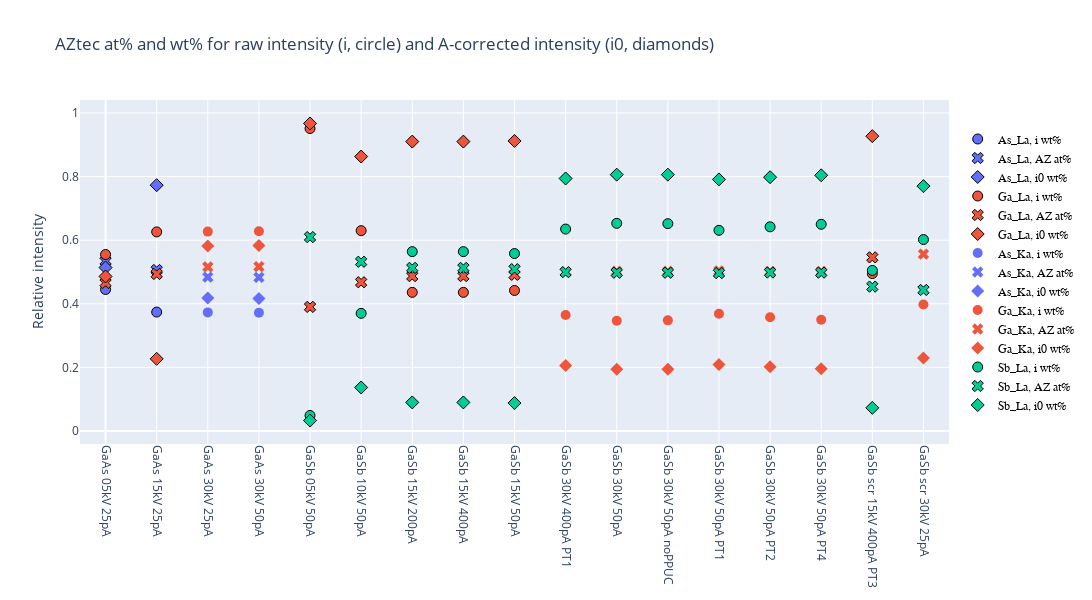

Notebook code for this chart:
### Code cell
fig = go.Figure()
legends = []
for i in range(len(x)):
    # col = colors[lines_list_plotting.index(line[i])]
    col = colors[elements_list_plotting.index(df['Element'][i])]
    showlegend = False if line[i] in legends else True
    marker_line_width = 1 if ("La" in line[i]) else 0
    fig.add_scatter(x=[x[i]], y=[df['i/i_sum'][i]], mode='markers', name=f'{line[i]}, i wt%', legendgroup=line[i], showlegend=showlegend,
                    marker=dict(size=10, color=col, symbol='circle', line=dict(color='Black', width=marker_line_width)))
    fig.add_scatter(x=[x[i]], y=[y2[i]], mode='markers', name=f'{line[i]}, AZ at%', marker_symbol='x', legendgroup=line[i], showlegend=showlegend,
                    marker=dict(size=10, color=col, line=dict(color='Black', width=marker_line_width)))
    fig.add_scatter(x=[x[i]], y=[df['i0/i0_sum'][i]], mode='markers', name=f'{line[i]}, i0 wt%', marker_symbol='diamond', legendgroup=line[i], showlegend=showlegend,
                    marker=dict(size=10, color=col, line=dict(color='Black', width=marker_line_width)))
    legends.append(f'{line[i]}')

# x ticks are the filenames
fig.update_xaxes(tickvals=df['x'].unique(), ticktext=df['Name'].unique(), tickangle=90, range=[-0.5, len(df['x'].unique())-0.5])
# fig.update_yaxes(range=[0.33, 0.67])
fig.update_layout(title='AZtec at% and wt% for raw intensity (i, circle) and A-corrected intensity (i0, diamonds)', yaxis_title='Relative intensity')
fig.update_layout(height=600, width=1200)
fig.update_layout(legend=dict(x=1.01, y=0.5, traceorder='normal', font=dict(family='sans-serif', size=12, color='black'))) 
fig.show()

### Figure 1 — Plotly figure (JSON) as saved in the notebook; plotly's stock layout.template omitted (floating-point values rounded to 4 significant figures)
{"data": [{"legendgroup": "As_La", "marker": {"color": "#636EFA", "line": {"color": "Black", "width": 1}, "size": 10, "symbol": "circle"}, "mode": "markers", "name": "As_La, i wt%", "showlegend": true, "type": "scatter", "x": [0], "y": [0.445]}, {"legendgroup": "As_La", "marker": {"color": "#636EFA", "line": {"color": "Black", "width": 1}, "size": 10, "symbol": "x"}, "mode": "markers", "name": "As_La, AZ at%", "showlegend": true, "type": "scatter", "x": [0], "y": [0.5342]}, {"legendgroup": "As_La", "marker": {"color": "#636EFA", "line": {"color": "Black", "width": 1}, "size": 10, "symbol": "diamond"}, "mode": "markers", "name": "As_La, i0 wt%", "showlegend": true, "type": "scatter", "x": [0], "y": [0.514]}, {"legendgroup": "Ga_La", "marker": {"color": "#EF553B", "line": {"color": "Black", "width": 1}, "size": 10, "symbol": "circle"}, "mode": "markers", "name": "Ga_La, i wt%", "showlegend": true, "type": "scatter", "x": [0], "y": [0.555]}, {"legendgroup": "Ga_La", "marker": {"color": "#EF553B", "line": {"color": "Black", "width": 1}, "size": 10, "symbol": "x"}, "mode": "markers", "name": "Ga_La, AZ at%", "showlegend": true, "type": "scatter", "x": [0], "y": [0.4658]}, {"legendgroup": "Ga_La", "marker": {"color": "#EF553B", "line": {"color": "Black", "width": 1}, "size": 10, "symbol": "diamond"}, "mode": "markers", "name": "Ga_La, i0 wt%", "showlegend": true, "type": "scatter", "x": [0], "y": [0.486]}, {"legendgroup": "As_La", "marker": {"color": "#636EFA", "line": {"color": "Black", "width": 1}, "size": 10, "symbol": "circle"}, "mode": "markers", "name": "As_La, i wt%", "showlegend": false, "type": "scatter", "x": [1], "y": [0.374]}, {"legendgroup": "As_La", "marker": {"color": "#636EFA", "line": {"color": "Black", "width": 1}, "size": 10, "symbol": "x"}, "mode": "markers", "name": "As_La, AZ at%", "showlegend": false, "type": "scatter", "x": [1], "y": [0.5062]}, {"legendgroup": "As_La", "marker": {"color": "#636EFA", "line": {"color": "Black", "width": 1}, "size": 10, "symbol": "diamond"}, "mode": "markers", "name": "As_La, i0 wt%", "showlegend": false, "type": "scatter", "x": [1], "y": [0.773]}, {"legendgroup": "Ga_La", "marker": {"color": "#EF553B", "line": {"color": "Black", "width": 1}, "size": 10, "symbol": "circle"}, "mode": "markers", "name": "Ga_La, i wt%", "showlegend": false, "type": "scatter", "x": [1], "y": [0.626]}, {"legendgroup": "Ga_La", "marker": {"color": "#EF553B", "line": {"color": "Black", "width": 1}, "size": 10, "symbol": "x"}, "mode": "markers", "name": "Ga_La, AZ at%", "showlegend": false, "type": "scatter", "x": [1], "y": [0.4938]}, {"legendgroup": "Ga_La", "marker": {"color": "#EF553B", "line": {"color": "Black", "width": 1}, "size": 10, "symbol": "diamond"}, "mode": "markers", "name": "Ga_La, i0 wt%", "showlegend": false, "type": "scatter", "x": [1], "y": [0.227]}, {"legendgroup": "As_Ka", "marker": {"color": "#636EFA", "line": {"color": "Black", "width": 0}, "size": 10, "symbol": "circle"}, "mode": "markers", "name": "As_Ka, i wt%", "showlegend": true, "type": "scatter", "x": [2], "y": [0.373]}, {"legendgroup": "As_Ka", "marker": {"color": "#636EFA", "line": {"color": "Black", "width": 0}, "size": 10, "symbol": "x"}, "mode": "markers", "name": "As_Ka, AZ at%", "showlegend": true, "type": "scatter", "x": [2], "y": [0.4841]}, {"legendgroup": "As_Ka", "marker": {"color": "#636EFA", "line": {"color": "Black", "width": 0}, "size": 10, "symbol": "diamond"}, "mode": "markers", "name": "As_Ka, i0 wt%", "showlegend": true, "type": "scatter", "x": [2], "y": [0.418]}, {"legendgroup": "Ga_Ka", "marker": {"color": "#EF553B", "line": {"color": "Black", "width": 0}, "size": 10, "symbol": "circle"}, "mode": "markers", "name": "Ga_Ka, i wt%", "showlegend": true, "type": "scatter", "x": [2], "y": [0.627]}, {"legendgroup": "Ga_Ka", "marker": {"color": "#EF553B", "line": {"color": "Black", "width": 0}, "size": 10, "symbol": "x"}, "mode": "markers", "name": "Ga_Ka, AZ at%", "showlegend": true, "type": "scatter", "x": [2], "y": [0.5159]}, {"legendgroup": "Ga_Ka", "marker": {"color": "#EF553B", "line": {"color": "Black", "width": 0}, "size": 10, "symbol": "diamond"}, "mode": "markers", "name": "Ga_Ka, i0 wt%", "showlegend": true, "type": "scatter", "x": [2], "y": [0.582]}, {"legendgroup": "As_Ka", "marker": {"color": "#636EFA", "line": {"color": "Black", "width": 0}, "size": 10, "symbol": "circle"}, "mode": "markers", "name": "As_Ka, i wt%", "showlegend": false, "type": "scatter", "x": [3], "y": [0.372]}, {"legendgroup": "As_Ka", "marker": {"color": "#636EFA", "line": {"color": "Black", "width": 0}, "size": 10, "symbol": "x"}, "mode": "markers", "name": "As_Ka, AZ at%", "showlegend": false, "type": "scatter", "x": [3], "y": [0.4831]}, {"legendgroup": "As_Ka", "marker": {"color": "#636EFA", "line": {"color": "Black", "width": 0}, "size": 10, "symbol": "diamond"}, "mode": "markers", "name": "As_Ka, i0 wt%", "showlegend": false, "type": "scatter", "x": [3], "y": [0.417]}, {"legendgroup": "Ga_Ka", "marker": {"color": "#EF553B", "line": {"color": "Black", "width": 0}, "size": 10, "symbol": "circle"}, "mode": "markers", "name": "Ga_Ka, i wt%", "showlegend": false, "type": "scatter", "x": [3], "y": [0.628]}, {"legendgroup": "Ga_Ka", "marker": {"color": "#EF553B", "line": {"color": "Black", "width": 0}, "size": 10, "symbol": "x"}, "mode": "markers", "name": "Ga_Ka, AZ at%", "showlegend": false, "type": "scatter", "x": [3], "y": [0.5169]}, {"legendgroup": "Ga_Ka", "marker": {"color": "#EF553B", "line": {"color": "Black", "width": 0}, "size": 10, "symbol": "diamond"}, "mode": "markers", "name": "Ga_Ka, i0 wt%", "showlegend": false, "type": "scatter", "x": [3], "y": [0.583]}, {"legendgroup": "Ga_La", "marker": {"color": "#EF553B", "line": {"color": "Black", "width": 1}, "size": 10, "symbol": "circle"}, "mode": "markers", "name": "Ga_La, i wt%", "showlegend": false, "type": "scatter", "x": [4], "y": [0.951]}, {"legendgroup": "Ga_La", "marker": {"color": "#EF553B", "line": {"color": "Black", "width": 1}, "size": 10, "symbol": "x"}, "mode": "markers", "name": "Ga_La, AZ at%", "showlegend": false, "type": "scatter", "x": [4], "y": [0.3903]}, {"legendgroup": "Ga_La", "marker": {"color": "#EF553B", "line": {"color": "Black", "width": 1}, "size": 10, "symbol": "diamond"}, "mode": "markers", "name": "Ga_La, i0 wt%", "showlegend": false, "type": "scatter", "x": [4], "y": [0.967]}, {"legendgroup": "Sb_La", "marker": {"color": "#00CC96", "line": {"color": "Black", "width": 1}, "size": 10, "symbol": "circle"}, "mode": "markers", "name": "Sb_La, i wt%", "showlegend": true, "type": "scatter", "x": [4], "y": [0.049]}, {"legendgroup": "Sb_La", "marker": {"color": "#00CC96", "line": {"color": "Black", "width": 1}, "size": 10, "symbol": "x"}, "mode": "markers", "name": "Sb_La, AZ at%", "showlegend": true, "type": "scatter", "x": [4], "y": [0.6097]}, {"legendgroup": "Sb_La", "marker": {"color": "#00CC96", "line": {"color": "Black", "width": 1}, "size": 10, "symbol": "diamond"}, "mode": "markers", "name": "Sb_La, i0 wt%", "showlegend": true, "type": "scatter", "x": [4], "y": [0.033]}, {"legendgroup": "Ga_La", "marker": {"color": "#EF553B", "line": {"color": "Black", "width": 1}, "size": 10, "symbol": "circle"}, "mode": "markers", "name": "Ga_La, i wt%", "showlegend": false, "type": "scatter", "x": [5], "y": [0.63]}, {"legendgroup": "Ga_La", "marker": {"color": "#EF553B", "line": {"color": "Black", "width": 1}, "size": 10, "symbol": "x"}, "mode": "markers", "name": "Ga_La, AZ at%", "showlegend": false, "type": "scatter", "x": [5], "y": [0.4678]}, {"legendgroup": "Ga_La", "marker": {"color": "#EF553B", "line": {"color": "Black", "width": 1}, "size": 10, "symbol": "diamond"}, "mode": "markers", "name": "Ga_La, i0 wt%", "showlegend": false, "type": "scatter", "x": [5], "y": [0.863]}, {"legendgroup": "Sb_La", "marker": {"color": "#00CC96", "line": {"color": "Black", "width": 1}, "size": 10, "symbol": "circle"}, "mode": "markers", "name": "Sb_La, i wt%", "showlegend": false, "type": "scatter", "x": [5], "y": [0.37]}, {"legendgroup": "Sb_La", "marker": {"color": "#00CC96", "line": {"color": "Black", "width": 1}, "size": 10, "symbol": "x"}, "mode": "markers", "name": "Sb_La, AZ at%", "showlegend": false, "type": "scatter", "x": [5], "y": [0.5322]}, {"legendgroup": "Sb_La", "marker": {"color": "#00CC96", "line": {"color": "Black", "width": 1}, "size": 10, "symbol": "diamond"}, "mode": "markers", "name": "Sb_La, i0 wt%", "showlegend": false, "type": "scatter", "x": [5], "y": [0.137]}, {"legendgroup": "Ga_La", "marker": {"color": "#EF553B", "line": {"color": "Black", "width": 1}, "size": 10, "symbol": "circle"}, "mode": "markers", "name": "Ga_La, i wt%", "showlegend": false, "type": "scatter", "x": [6], "y": [0.436]}, {"legendgroup": "Ga_La", "marker": {"color": "#EF553B", "line": {"color": "Black", "width": 1}, "size": 10, "symbol": "x"}, "mode": "markers", "name": "Ga_La, AZ at%", "showlegend": false, "type": "scatter", "x": [6], "y": [0.4871]}, {"legendgroup": "Ga_La", "marker": {"color": "#EF553B", "line": {"color": "Black", "width": 1}, "size": 10, "symbol": "diamond"}, "mode": "markers", "name": "Ga_La, i0 wt%", "showlegend": false, "type": "scatter", "x": [6], "y": [0.91]}, {"legendgroup": "Sb_La", "marker": {"color": "#00CC96", "line": {"color": "Black", "width": 1}, "size": 10, "symbol": "circle"}, "mode": "markers", "name": "Sb_La, i wt%", "showlegend": false, "type": "scatter", "x": [6], "y": [0.564]}, {"legendgroup": "Sb_La", "marker": {"color": "#00CC96", "line": {"color": "Black", "width": 1}, "size": 10, "symbol": "x"}, "mode": "markers", "name": "Sb_La, AZ at%", "showlegend": false, "type": "scatter", "x": [6], "y": [0.5129]}, {"legendgroup": "Sb_La", "marker": {"color": "#00CC96", "line": {"color": "Black", "width": 1}, "size": 10, "symbol": "diamond"}, "mode": "markers", "name": "Sb_La, i0 wt%", "showlegend": false, "type": "scatter", "x": [6], "y": [0.09]}, {"legendgroup": "Ga_La", "marker": {"color": "#EF553B", "line": {"color": "Black", "width": 1}, "size": 10, "symbol": "circle"}, "mode": "markers", "name": "Ga_La, i wt%", "showlegend": false, "type": "scatter", "x": [7], "y": [0.436]}, {"legendgroup": "Ga_La", "marker": {"color": "#EF553B", "line": {"color": "Black", "width": 1}, "size": 10, "symbol": "x"}, "mode": "markers", "name": "Ga_La, AZ at%", "showlegend": false, "type": "scatter", "x": [7], "y": [0.4872]}, {"legendgroup": "Ga_La", "marker": {"color": "#EF553B", "line": {"color": "Black", "width": 1}, "size": 10, "symbol": "diamond"}, "mode": "markers", "name": "Ga_La, i0 wt%", "showlegend": false, "type": "scatter", "x": [7], "y": [0.91]}, {"legendgroup": "Sb_La", "marker": {"color": "#00CC96", "line": {"color": "Black", "width": 1}, "size": 10, "symbol": "circle"}, "mode": "markers", "name": "Sb_La, i wt%", "showlegend": false, "type": "scatter", "x": [7], "y": [0.564]}, {"legendgroup": "Sb_La", "marker": {"color": "#00CC96", "line": {"color": "Black", "width": 1}, "size": 10, "symbol": "x"}, "mode": "markers", "name": "Sb_La, AZ at%", "showlegend": false, "type": "scatter", "x": [7], "y": [0.5128]}, {"legendgroup": "Sb_La", "marker": {"color": "#00CC96", "line": {"color": "Black", "width": 1}, "size": 10, "symbol": "diamond"}, "mode": "markers", "name": "Sb_La, i0 wt%", "showlegend": false, "type": "scatter", "x": [7], "y": [0.09]}, {"legendgroup": "Ga_La", "marker": {"color": "#EF553B", "line": {"color": "Black", "width": 1}, "size": 10, "symbol": "circle"}, "mode": "markers", "name": "Ga_La, i wt%", "showlegend": false, "type": "scatter", "x": [8], "y": [0.442]}, {"legendgroup": "Ga_La", "marker": {"color": "#EF553B", "line": {"color": "Black", "width": 1}, "size": 10, "symbol": "x"}, "mode": "markers", "name": "Ga_La, AZ at%", "showlegend": false, "type": "scatter", "x": [8], "y": [0.4911]}, {"legendgroup": "Ga_La", "marker": {"color": "#EF553B", "line": {"color": "Black", "width": 1}, "size": 10, "symbol": "diamond"}, "mode": "markers", "name": "Ga_La, i0 wt%", "showlegend": false, "type": "scatter", "x": [8], "y": [0.912]}, {"legendgroup": "Sb_La", "marker": {"color": "#00CC96", "line": {"color": "Black", "width": 1}, "size": 10, "symbol": "circle"}, "mode": "markers", "name": "Sb_La, i wt%", "showlegend": false, "type": "scatter", "x": [8], "y": [0.558]}, {"legendgroup": "Sb_La", "marker": {"color": "#00CC96", "line": {"color": "Black", "width": 1}, "size": 10, "symbol": "x"}, "mode": "markers", "name": "Sb_La, AZ at%", "showlegend": false, "type": "scatter", "x": [8], "y": [0.5089]}, {"legendgroup": "Sb_La", "marker": {"color": "#00CC96", "line": {"color": "Black", "width": 1}, "size": 10, "symbol": "diamond"}, "mode": "markers", "name": "Sb_La, i0 wt%", "showlegend": false, "type": "scatter", "x": [8], "y": [0.088]}, {"legendgroup": "Ga_Ka", "marker": {"color": "#EF553B", "line": {"color": "Black", "width": 0}, "size": 10, "symbol": "circle"}, "mode": "markers", "name": "Ga_Ka, i wt%", "showlegend": false, "type": "scatter", "x": [9], "y": [0.365]}, {"legendgroup": "Ga_Ka", "marker": {"color": "#EF553B", "line": {"color": "Black", "width": 0}, "size": 10, "symbol": "x"}, "mode": "markers", "name": "Ga_Ka, AZ at%", "showlegend": false, "type": "scatter", "x": [9], "y": [0.5004]}, {"legendgroup": "Ga_Ka", "marker": {"color": "#EF553B", "line": {"color": "Black", "width": 0}, "size": 10, "symbol": "diamond"}, "mode": "markers", "name": "Ga_Ka, i0 wt%", "showlegend": false, "type": "scatter", "x": [9], "y": [0.206]}, {"legendgroup": "Sb_La", "marker": {"color": "#00CC96", "line": {"color": "Black", "width": 1}, "size": 10, "symbol": "circle"}, "mode": "markers", "name": "Sb_La, i wt%", "showlegend": false, "type": "scatter", "x": [9], "y": [0.635]}, {"legendgroup": "Sb_La", "marker": {"color": "#00CC96", "line": {"color": "Black", "width": 1}, "size": 10, "symbol": "x"}, "mode": "markers", "name": "Sb_La, AZ at%", "showlegend": false, "type": "scatter", "x": [9], "y": [0.4996]}, {"legendgroup": "Sb_La", "marker": {"color": "#00CC96", "line": {"color": "Black", "width": 1}, "size": 10, "symbol": "diamond"}, "mode": "markers", "name": "Sb_La, i0 wt%", "showlegend": false, "type": "scatter", "x": [9], "y": [0.794]}, {"legendgroup": "Ga_Ka", "marker": {"color": "#EF553B", "line": {"color": "Black", "width": 0}, "size": 10, "symbol": "circle"}, "mode": "markers", "name": "Ga_Ka, i wt%", "showlegend": false, "type": "scatter", "x": [10], "y": [0.347]}, {"legendgroup": "Ga_Ka", "marker": {"color": "#EF553B", "line": {"color": "Black", "width": 0}, "size": 10, "symbol": "x"}, "mode": "markers", "name": "Ga_Ka, AZ at%", "showlegend": false, "type": "scatter", "x": [10], "y": [0.5023]}, {"legendgroup": "Ga_Ka", "marker": {"color": "#EF553B", "line": {"color": "Black", "width": 0}, "size": 10, "symbol": "diamond"}, "mode": "markers", "name": "Ga_Ka, i0 wt%", "showlegend": false, "type": "scatter", "x": [10], "y": [0.194]}, {"legendgroup": "Sb_La", "marker": {"color": "#00CC96", "line": {"color": "Black", "width": 1}, "size": 10, "symbol": "circle"}, "mode": "markers", "name": "Sb_La, i wt%", "showlegend": false, "type": "scatter", "x": [10], "y": [0.653]}, {"legendgroup": "Sb_La", "marker": {"color": "#00CC96", "line": {"color": "Black", "width": 1}, "size": 10, "symbol": "x"}, "mode": "markers", "name": "Sb_La, AZ at%", "showlegend": false, "type": "scatter", "x": [10], "y": [0.4977]}, {"legendgroup": "Sb_La", "marker": {"color": "#00CC96", "line": {"color": "Black", "width": 1}, "size": 10, "symbol": "diamond"}, "mode": "markers", "name": "Sb_La, i0 wt%", "showlegend": false, "type": "scatter", "x": [10], "y": [0.806]}, {"legendgroup": "Ga_Ka", "marker": {"color": "#EF553B", "line": {"color": "Black", "width": 0}, "size": 10, "symbol": "circle"}, "mode": "markers", "name": "Ga_Ka, i wt%", "showlegend": false, "type": "scatter", "x": [11], "y": [0.348]}, {"legendgroup": "Ga_Ka", "marker": {"color": "#EF553B", "line": {"color": "Black", "width": 0}, "size": 10, "symbol": "x"}, "mode": "markers", "name": "Ga_Ka, AZ at%", "showlegend": false, "type": "scatter", "x": [11], "y": [0.5023]}, {"legendgroup": "Ga_Ka", "marker": {"color": "#EF553B", "line": {"color": "Black", "width": 0}, "size": 10, "symbol": "diamond"}, "mode": "markers", "name": "Ga_Ka, i0 wt%", "showlegend": false, "type": "scatter", "x": [11], "y": [0.194]}, {"legendgroup": "Sb_La", "marker": {"color": "#00CC96", "line": {"color": "Black", "width": 1}, "size": 10, "symbol": "circle"}, "mode": "markers", "name": "Sb_La, i wt%", "showlegend": false, "type": "scatter", "x": [11], "y": [0.652]}, {"legendgroup": "Sb_La", "marker": {"color": "#00CC96", "line": {"color": "Black", "width": 1}, "size": 10, "symbol": "x"}, "mode": "markers", "name": "Sb_La, AZ at%", "showlegend": false, "type": "scatter", "x": [11], "y": [0.4977]}, {"legendgroup": "Sb_La", "marker": {"color": "#00CC96", "line": {"color": "Black", "width": 1}, "size": 10, "symbol": "diamond"}, "mode": "markers", "name": "Sb_La, i0 wt%", "showlegend": false, "type": "scatter", "x": [11], "y": [0.806]}, {"legendgroup": "Ga_Ka", "marker": {"color": "#EF553B", "line": {"color": "Black", "width": 0}, "size": 10, "symbol": "circle"}, "mode": "markers", "name": "Ga_Ka, i wt%", "showlegend": false, "type": "scatter", "x": [12], "y": [0.369]}, {"legendgroup": "Ga_Ka", "marker": {"color": "#EF553B", "line": {"color": "Black", "width": 0}, "size": 10, "symbol": "x"}, "mode": "markers", "name": "Ga_Ka, AZ at%", "showlegend": false, "type": "scatter", "x": [12], "y": [0.5035]}, {"legendgroup": "Ga_Ka", "marker": {"color": "#EF553B", "line": {"color": "Black", "width": 0}, "size": 10, "symbol": "diamond"}, "mode": "markers", "name": "Ga_Ka, i0 wt%", "showlegend": false, "type": "scatter", "x": [12], "y": [0.209]}, {"legendgroup": "Sb_La", "marker": {"color": "#00CC96", "line": {"color": "Black", "width": 1}, "size": 10, "symbol": "circle"}, "mode": "markers", "name": "Sb_La, i wt%", "showlegend": false, "type": "scatter", "x": [12], "y": [0.631]}, {"legendgroup": "Sb_La", "marker": {"color": "#00CC96", "line": {"color": "Black", "width": 1}, "size": 10, "symbol": "x"}, "mode": "markers", "name": "Sb_La, AZ at%", "showlegend": false, "type": "scatter", "x": [12], "y": [0.4965]}, {"legendgroup": "Sb_La", "marker": {"color": "#00CC96", "line": {"color": "Black", "width": 1}, "size": 10, "symbol": "diamond"}, "mode": "markers", "name": "Sb_La, i0 wt%", "showlegend": false, "type": "scatter", "x": [12], "y": [0.791]}, {"legendgroup": "Ga_Ka", "marker": {"color": "#EF553B", "line": {"color": "Black", "width": 0}, "size": 10, "symbol": "circle"}, "mode": "markers", "name": "Ga_Ka, i wt%", "showlegend": false, "type": "scatter", "x": [13], "y": [0.358]}, {"legendgroup": "Ga_Ka", "marker": {"color": "#EF553B", "line": {"color": "Black", "width": 0}, "size": 10, "symbol": "x"}, "mode": "markers", "name": "Ga_Ka, AZ at%", "showlegend": false, "type": "scatter", "x": [13], "y": [0.5016]}, {"legendgroup": "Ga_Ka", "marker": {"color": "#EF553B", "line": {"color": "Black", "width": 0}, "size": 10, "symbol": "diamond"}, "mode": "markers", "name": "Ga_Ka, i0 wt%", "showlegend": false, "type": "scatter", "x": [13], "y": [0.202]}, {"legendgroup": "Sb_La", "marker": {"color": "#00CC96", "line": {"color": "Black", "width": 1}, "size": 10, "symbol": "circle"}, "mode": "markers", "name": "Sb_La, i wt%", "showlegend": false, "type": "scatter", "x": [13], "y": [0.642]}, {"legendgroup": "Sb_La", "marker": {"color": "#00CC96", "line": {"color": "Black", "width": 1}, "size": 10, "symbol": "x"}, "mode": "markers", "name": "Sb_La, AZ at%", "showlegend": false, "type": "scatter", "x": [13], "y": [0.4984]}, {"legendgroup": "Sb_La", "marker": {"color": "#00CC96", "line": {"color": "Black", "width": 1}, "size": 10, "symbol": "diamond"}, "mode": "markers", "name": "Sb_La, i0 wt%", "showlegend": false, "type": "scatter", "x": [13], "y": [0.798]}, {"legendgroup": "Ga_Ka", "marker": {"color": "#EF553B", "line": {"color": "Black", "width": 0}, "size": 10, "symbol": "circle"}, "mode": "markers", "name": "Ga_Ka, i wt%", "showlegend": false, "type": "scatter", "x": [14], "y": [0.35]}, {"legendgroup": "Ga_Ka", "marker": {"color": "#EF553B", "line": {"color": "Black", "width": 0}, "size": 10, "symbol": "x"}, "mode": "markers", "name": "Ga_Ka, AZ at%", "showlegend": false, "type": "scatter", "x": [14], "y": [0.502]}, {"legendgroup": "Ga_Ka", "marker": {"color": "#EF553B", "line": {"color": "Black", "width": 0}, "size": 10, "symbol": "diamond"}, "mode": "markers", "name": "Ga_Ka, i0 wt%", "showlegend": false, "type": "scatter", "x": [14], "y": [0.196]}, {"legendgroup": "Sb_La", "marker": {"color": "#00CC96", "line": {"color": "Black", "width": 1}, "size": 10, "symbol": "circle"}, "mode": "markers", "name": "Sb_La, i wt%", "showlegend": false, "type": "scatter", "x": [14], "y": [0.65]}, {"legendgroup": "Sb_La", "marker": {"color": "#00CC96", "line": {"color": "Black", "width": 1}, "size": 10, "symbol": "x"}, "mode": "markers", "name": "Sb_La, AZ at%", "showlegend": false, "type": "scatter", "x": [14], "y": [0.498]}, {"legendgroup": "Sb_La", "marker": {"color": "#00CC96", "line": {"color": "Black", "width": 1}, "size": 10, "symbol": "diamond"}, "mode": "markers", "name": "Sb_La, i0 wt%", "showlegend": false, "type": "scatter", "x": [14], "y": [0.804]}, {"legendgroup": "Ga_La", "marker": {"color": "#EF553B", "line": {"color": "Black", "width": 1}, "size": 10, "symbol": "circle"}, "mode": "markers", "name": "Ga_La, i wt%", "showlegend": false, "type": "scatter", "x": [15], "y": [0.495]}, {"legendgroup": "Ga_La", "marker": {"color": "#EF553B", "line": {"color": "Black", "width": 1}, "size": 10, "symbol": "x"}, "mode": "markers", "name": "Ga_La, AZ at%", "showlegend": false, "type": "scatter", "x": [15], "y": [0.546]}, {"legendgroup": "Ga_La", "marker": {"color": "#EF553B", "line": {"color": "Black", "width": 1}, "size": 10, "symbol": "diamond"}, "mode": "markers", "name": "Ga_La, i0 wt%", "showlegend": false, "type": "scatter", "x": [15], "y": [0.927]}, {"legendgroup": "Sb_La", "marker": {"color": "#00CC96", "line": {"color": "Black", "width": 1}, "size": 10, "symbol": "circle"}, "mode": "markers", "name": "Sb_La, i wt%", "showlegend": false, "type": "scatter", "x": [15], "y": [0.505]}, {"legendgroup": "Sb_La", "marker": {"color": "#00CC96", "line": {"color": "Black", "width": 1}, "size": 10, "symbol": "x"}, "mode": "markers", "name": "Sb_La, AZ at%", "showlegend": false, "type": "scatter", "x": [15], "y": [0.454]}, {"legendgroup": "Sb_La", "marker": {"color": "#00CC96", "line": {"color": "Black", "width": 1}, "size": 10, "symbol": "diamond"}, "mode": "markers", "name": "Sb_La, i0 wt%", "showlegend": false, "type": "scatter", "x": [15], "y": [0.073]}, {"legendgroup": "Ga_Ka", "marker": {"color": "#EF553B", "line": {"color": "Black", "width": 0}, "size": 10, "symbol": "circle"}, "mode": "markers", "name": "Ga_Ka, i wt%", "showlegend": false, "type": "scatter", "x": [16], "y": [0.398]}, {"legendgroup": "Ga_Ka", "marker": {"color": "#EF553B", "line": {"color": "Black", "width": 0}, "size": 10, "symbol": "x"}, "mode": "markers", "name": "Ga_Ka, AZ at%", "showlegend": false, "type": "scatter", "x": [16], "y": [0.5564]}, {"legendgroup": "Ga_Ka", "marker": {"color": "#EF553B", "line": {"color": "Black", "width": 0}, "size": 10, "symbol": "diamond"}, "mode": "markers", "name": "Ga_Ka, i0 wt%", "showlegend": false, "type": "scatter", "x": [16], "y": [0.23]}, {"legendgroup": "Sb_La", "marker": {"color": "#00CC96", "line": {"color": "Black", "width": 1}, "size": 10, "symbol": "circle"}, "mode": "markers", "name": "Sb_La, i wt%", "showlegend": false, "type": "scatter", "x": [16], "y": [0.602]}, {"legendgroup": "Sb_La", "marker": {"color": "#00CC96", "line": {"color": "Black", "width": 1}, "size": 10, "symbol": "x"}, "mode": "markers", "name": "Sb_La, AZ at%", "showlegend": false, "type": "scatter", "x": [16], "y": [0.4436]}, {"legendgroup": "Sb_La", "marker": {"color": "#00CC96", "line": {"color": "Black", "width": 1}, "size": 10, "symbol": "diamond"}, "mode": "markers", "name": "Sb_La, i0 wt%", "showlegend": false, "type": "scatter", "x": [16], "y": [0.77]}], "layout": {"height": 600, "legend": {"font": {"color": "black", "family": "sans-serif", "size": 12}, "traceorder": "normal", "x": 1.01, "y": 0.5}, "title": {"text": "AZtec at% and wt% for raw intensity (i, circle) and A-corrected intensity (i0, diamonds)"}, "width": 1200, "xaxis": {"range": [-0.5, 16.5], "tickangle": 90, "ticktext": ["GaAs 05kV 25pA", "GaAs 15kV 25pA", "GaAs 30kV 25pA", "GaAs 30kV 50pA", "GaSb 05kV 50pA", "GaSb 10kV 50pA", "GaSb 15kV 200pA", "GaSb 15kV 400pA", "GaSb 15kV 50pA", "GaSb 30kV 400pA PT1", "GaSb 30kV 50pA", "GaSb 30kV 50pA noPPUC", "GaSb 30kV 50pA PT1", "GaSb 30kV 50pA PT2", "GaSb 30kV 50pA PT4", "GaSb scr 15kV 400pA PT3", "GaSb scr 30kV 25pA"], "tickvals": [0, 1, 2, 3, 4, 5, 6, 7, 8, 9, 10, 11, 12, 13, 14, 15, 16]}, "yaxis": {"title": {"text": "Relative intensity"}}}}
